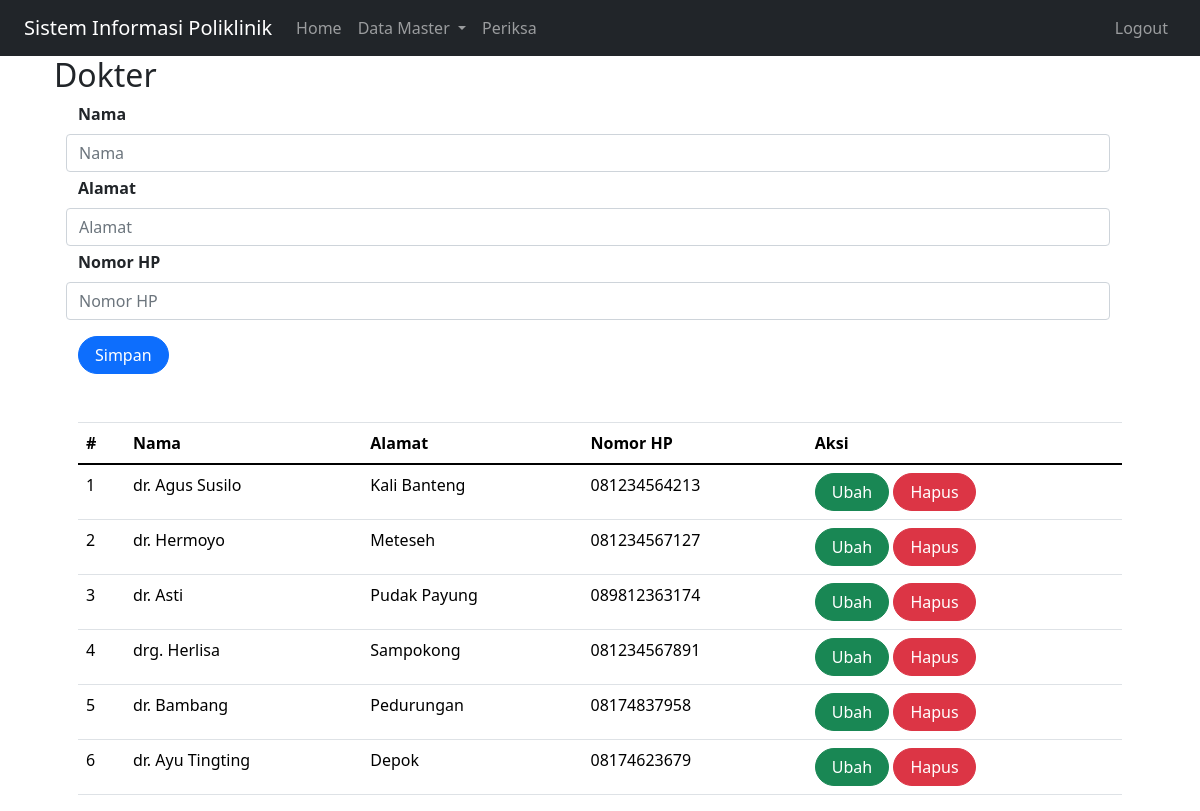
Page /index.php?page=dokter (signed in) on the committed database.
### tables this page shows
CREATE TABLE `dokter` (
  `id` int(10) NOT NULL,
  `nama` varchar(255) DEFAULT NULL,
  `alamat` varchar(50) DEFAULT NULL,
  `no_hp` varchar(50) DEFAULT NULL
);

### dokter.php (the view, shortened to what this page needs)
<?php
    include 'koneksi.php';
?>
<!DOCTYPE html>
<html lang="en">
<head>
    <link href="https://cdn.jsdelivr.net/npm/bootstrap@5.0.2/dist/css/bootstrap.min.css" rel="stylesheet">
</head>
<body>
    <div class = "container">
        <form class="form row" method="POST" action="" name="myForm" onsubmit="return(validate());">
            <?php
                $nama = '';
                $alamat = '';
                $no_hp = '';
                ?>
            <div class="row">
                <label for="inputNama" class="form-label fw-bold">
                    Nama
                </label>
                <input type="text" class="form-control" name="nama" id="inputNama" placeholder="Nama" value="<?php echo $nama ?>">
            </div>
            <div class="row mt-1">
                <label for="inputAlamat" class="form-label fw-bold">
                    Alamat
                </label>
                <input type="text" class="form-control" name="alamat" id="inputAlamat" placeholder="Alamat" value="<?php echo $alamat ?>">
            </div>
            <div class="row mt-1">
                <label for="inputNoHp" class="form-label fw-bold">
                    Nomor HP
                </label>
                <input type="text" class="form-control" name="no_hp" id="inputNoHp" placeholder="Nomor HP" value="<?php echo $no_hp ?>">
            </div>
            <div class="row mt-3">
                <div class = col>
                <button type="submit" class="btn btn-primary rounded-pill px-3 mt-auto" name="simpan">Simpan</button>
                </div>
            </div>
        </form>
        <br>
        <br>
        <table class="table table-hover">
            <thead>
                <tr>
                    <th scope="col">#</th>
                    <th scope="col">Nama</th>
                    <th scope="col">Alamat</th>
                    <th scope="col">Nomor HP</th>
                    <th scope="col">Aksi</th>
                </tr>
            </thead>
            <tbody>
                <?php
                    $result = mysqli_query($mysqli, "SELECT * FROM dokter");
                    $no = 1;
                    while ($data = mysqli_fetch_array($result)) {
                    ?>
                        <tr>
                            <td><?php echo $no++ ?></td>
                            <td><?php echo $data['nama'] ?></td>
                            <td><?php echo $data['alamat'] ?></td>
                            <td><?php echo $data['no_hp'] ?></td>
                            <td>
                                <a class="btn btn-success rounded-pill px-3" href="index.php?page=dokter&id=<?php echo $data['id'] ?>">Ubah</a>
                                <a class="btn btn-danger rounded-pill px-3" href="index.php?page=dokter&id=<?php echo $data['id'] ?>&aksi=hapus">Hapus</a>
                            </td>
                        </tr>
                    <?php
                    }
                    ?>
            </tbody>
        </table>
</body>
</html>

### rows in the picture
dokter: nama "dr. Agus Susilo", alamat "Kali Banteng", no_hp "081234564213"
dokter: nama "dr. Hermoyo", alamat "Meteseh", no_hp "081234567127"
dokter: nama "dr. Asti", alamat "Pudak Payung", no_hp "089812363174"
dokter: nama "drg. Herlisa", alamat "Sampokong", no_hp "081234567891"
dokter: nama "dr. Bambang", alamat "Pedurungan", no_hp "08174837958"
dokter: nama "dr. Ayu Tingting", alamat "Depok", no_hp "08174623679"

### other values in the picture
$_GET['page'] "Dokter"
